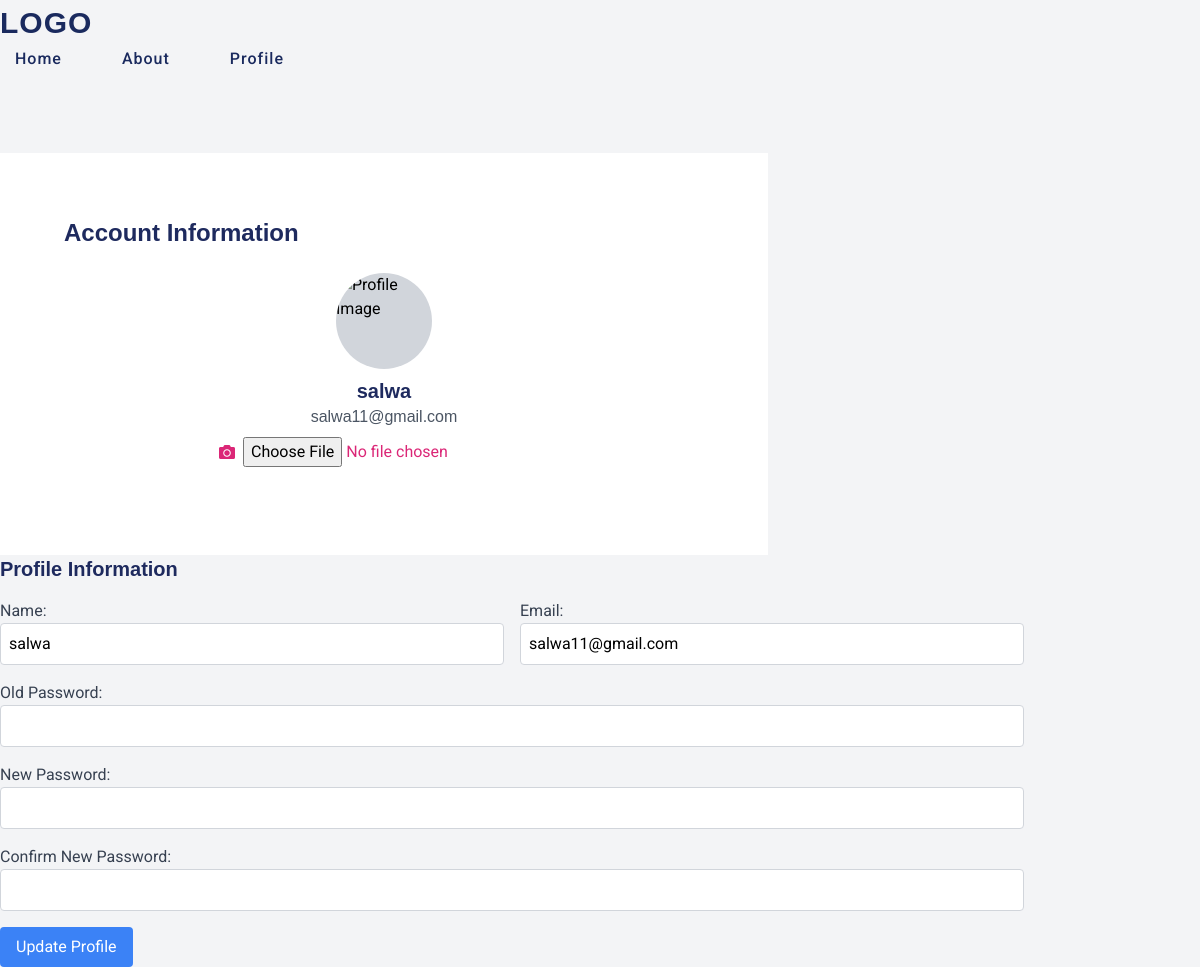
Screenshot of /update_profile.php (signed in) with the database file from the repository.
### tables this page shows
CREATE TABLE `user_form` (
  `id` int(255) NOT NULL,
  `name` varchar(255) NOT NULL,
  `email` varchar(255) NOT NULL,
  `password` varchar(255) NOT NULL,
  `user_type` varchar(255) NOT NULL DEFAULT 'user',
  `Image` varchar(100) NOT NULL DEFAULT 'default.jpg'
);

### update_profile.php (the view, shortened to what this page needs)
<?php
include 'config.php';
$user_name = $_SESSION['user_name'];
$message = [];
$user_data = null;
$query = mysqli_query($conn, "SELECT * FROM `user_form` WHERE name = '$user_name'") or die('query failed');
if (mysqli_num_rows($query) > 0) {
    $user_data = mysqli_fetch_assoc($query);
} else {
    $message[] = 'User data not found.';
}
?>
<!DOCTYPE html>
<html lang="en">
<head>
    <script src="https://cdn.tailwindcss.com"></script>
    <link rel="stylesheet" href="https://cdnjs.cloudflare.com/ajax/libs/font-awesome/5.15.3/css/all.min.css">
</head>
<body class="bg-gray-100 font-roboto">
    <header>
        <h2><a href="#" class="logo">logo</a></h2>
        <nav class="navigation">
            <a href="home.php">Home</a>
            <a href="about.php">About</a>
            <a href="update_profile.php">Profile</a>
        </nav>
    </header>
    <div class="container mt-20">
        <div class="w-3/4 bg-white p-8 mt-6">
            <div id="profile-info-section" class="content-section p-8">
                <h2 class="text-2xl font-bold mb-6">Account Information</h2>
                <div class="flex flex-col items-center mb-6">
                    <div class="w-24 h-24 bg-gray-300 rounded-full flex items-center justify-center mb-2">
                        <img src="uploaded_img/<?php echo htmlspecialchars($user_data['image'] ?? 'default_image.jpg'); ?>" alt="Profile Image" class="w-full h-full rounded-full object-cover">
                    </div>
                    <h3 class="text-xl font-semibold"><?php echo htmlspecialchars($user_data['name'] ?? 'No Name'); ?></h3>
                    <p class="text-gray-600"><?php echo htmlspecialchars($user_data['email'] ?? 'No Email'); ?></p>
                    <button onclick="showPhotoModal()" class="mt-2 text-pink-600 flex items-center">
                        <i class="fas fa-camera mr-2"></i>
                        <input type="file" id="update_image" name="update_image">
                    </button>
                </div>
            </div>
        </div>
            <h3 class="text-xl font-bold mb-4">Profile Information</h3>
            <form method="POST" enctype="multipart/form-data" class="space-y-4">
                <div class="flex flex-col md:flex-row md:space-x-4">
                    <div class="w-full md:w-1/2">
                        <label class="block text-gray-700" for="update_name">Name:</label>
                        <input type="text" id="update_name" name="update_name" class="w-full p-2 border border-gray-300 rounded" value="<?php echo htmlspecialchars($user_data['name'] ?? ''); ?>" required>
                    </div>
                    <div class="w-full md:w-1/2">
                        <label class="block text-gray-700" for="update_email">Email:</label>
                        <input type="email" id="update_email" name="update_email" class="w-full p-2 border border-gray-300 rounded" value="<?php echo htmlspecialchars($user_data['email'] ?? ''); ?>" required>
                    </div>
                </div>
                <div>
                    <label for="old_pass" class="block text-gray-700">Old Password:</label>
                    <input type="password" id="old_pass" name="old_pass" class="w-full p-2 border border-gray-300 rounded">
                </div>
                <div>
                    <label for="new_pass" class="block text-gray-700">New Password:</label>
                    <input type="password" id="new_pass" name="new_pass" class="w-full p-2 border border-gray-300 rounded">
                </div>
                <div>
                    <label for="confirm_pass" class="block text-gray-700">Confirm New Password:</label>
                    <input type="password" id="confirm_pass" name="confirm_pass" class="w-full p-2 border border-gray-300 rounded">
                </div>
                <button type="submit" name="update_profile" class="bg-blue-500 text-white px-4 py-2 rounded">Update Profile</button>
            </form>
        </div>
</body>
</html>

### update_profile.php (style rules this page uses)
body { font-family: 'Roboto', sans-serif; }
.content-section { display: block; }
.navigation { display: flex; }
.navigation a { color: #1a2a5e; text-decoration: none; font-weight: 500; letter-spacing: 1px; padding: 2px 15px; border-radius: 20px; transition: 0.3s background; margin-right: 30px; }
h1, h2, h3, h4, h5, h6, p { color: #1e2a5e; font-family: 'Poppins', sans-serif; }
header .logo { color: #1a2a5e; font-size: 30px; text-decoration: none; text-transform: uppercase; font-weight: 800; letter-spacing: 1px; margin: 0 auto; }

### rows the page displays
user_form: name "salwa", email "salwa11@gmail.com", update_name "salwa", update_email "salwa11@gmail.com"
